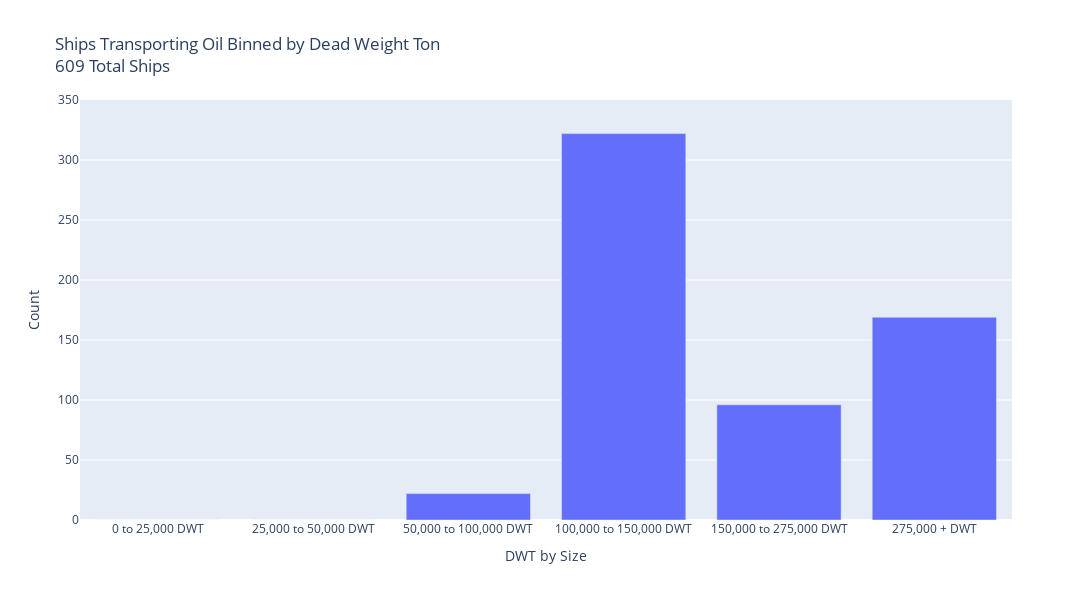

This figure's notebook cell:
### Code cell
fig = px.bar(x=cats, y=bin_counts.values, title=f"Ships Transporting Oil Binned by Dead Weight Ton <br>"
                                                                            f"{oil_ships.shape[0]} Total Ships")
fig.update_layout(width=1200, height=600)
fig.update_layout(
    xaxis_title="DWT by Size",  # Set the x-axis title
    yaxis_title="Count"  # Set the y-axis title
)
fig.update_layout(
    yaxis=dict(range=[0, 350])  # Sets y-axis range from 0 to 20
)

fig.show()
fig.write_html("oil_ships_dwt_binned_interactive_plot.html")

### Figure 1 — Plotly figure (JSON) as saved in the notebook; plotly's stock layout.template omitted (floating-point values rounded to 4 significant figures)
{"data": [{"hovertemplate": "x=%{x}<br>y=%{y}<extra></extra>", "legendgroup": "", "marker": {"color": "#636efa", "pattern": {"shape": ""}}, "name": "", "orientation": "v", "showlegend": false, "textposition": "auto", "type": "bar", "x": ["0 to 25,000 DWT", "25,000 to 50,000 DWT", "50,000 to 100,000 DWT", "100,000 to 150,000 DWT", "150,000 to 275,000 DWT", "275,000 + DWT"], "xaxis": "x", "y": [0, 0, 22, 322, 96, 169], "yaxis": "y"}], "layout": {"barmode": "relative", "height": 600, "legend": {"tracegroupgap": 0}, "title": {"text": "Ships Transporting Oil Binned by Dead Weight Ton <br>609 Total Ships"}, "width": 1200, "xaxis": {"anchor": "y", "domain": [0, 1], "title": {"text": "DWT by Size"}}, "yaxis": {"anchor": "x", "domain": [0, 1], "range": [0, 350], "title": {"text": "Count"}}}}
